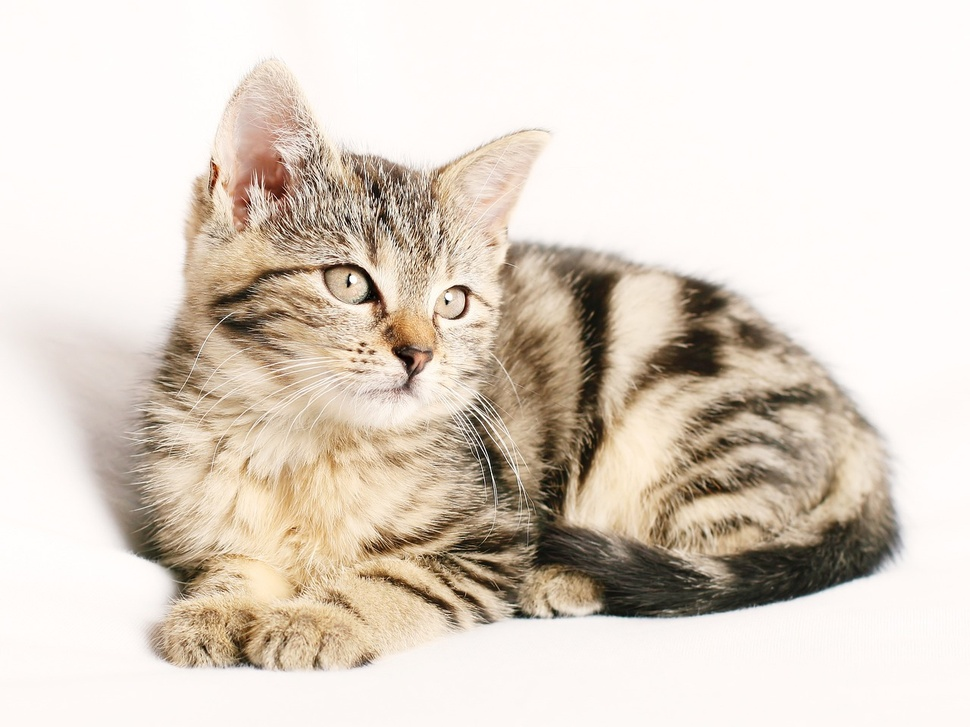
#> input picture Images/cat.jpg, 970 x 727 px, shrunk from 1280 x 960 before the run
$ jupyter execute splitmerge.ipynb
#> lines starting #> are read from the running program, lines starting #| are printed output that depends on the picture
[cell 1]
import cv2 as cv
import numpy as np

[cell 2]
img = cv.imread('Images/cat.jpg')
#> img is the input picture: shape (727, 970, 3); mean B, G, R 198.9, 210.7, 221.5
cv.imshow('Cat', img)

[cell 3]
blank = np.zeros(img.shape[:2], dtype='uint8')

[cell 4]
b, g, r = cv.split(img)
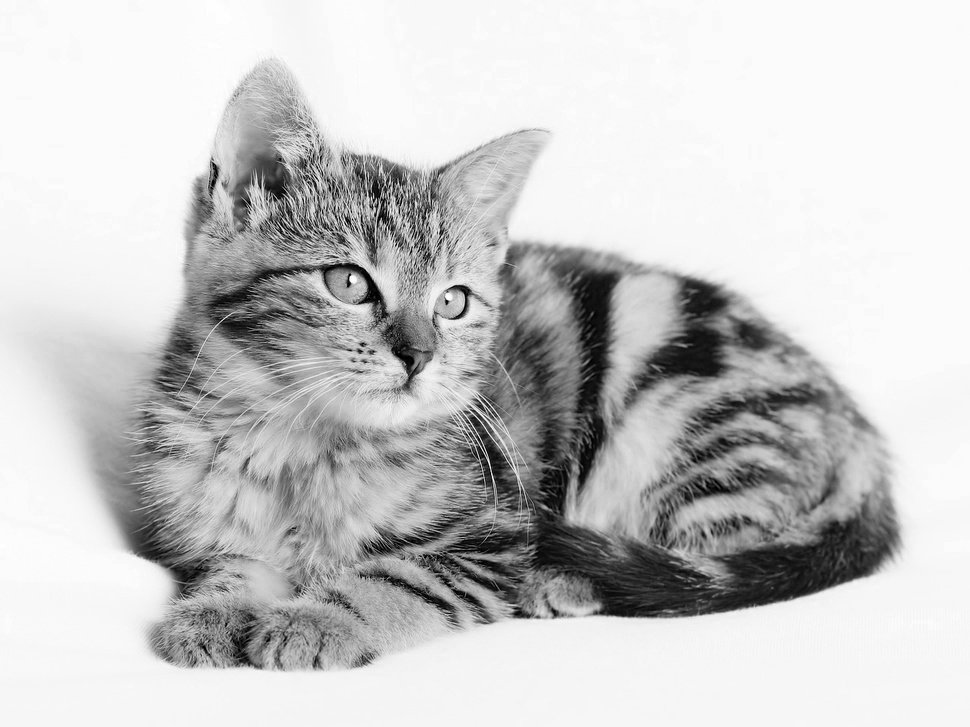
#> b: shape (727, 970); min 0, max 255, mean 198.9
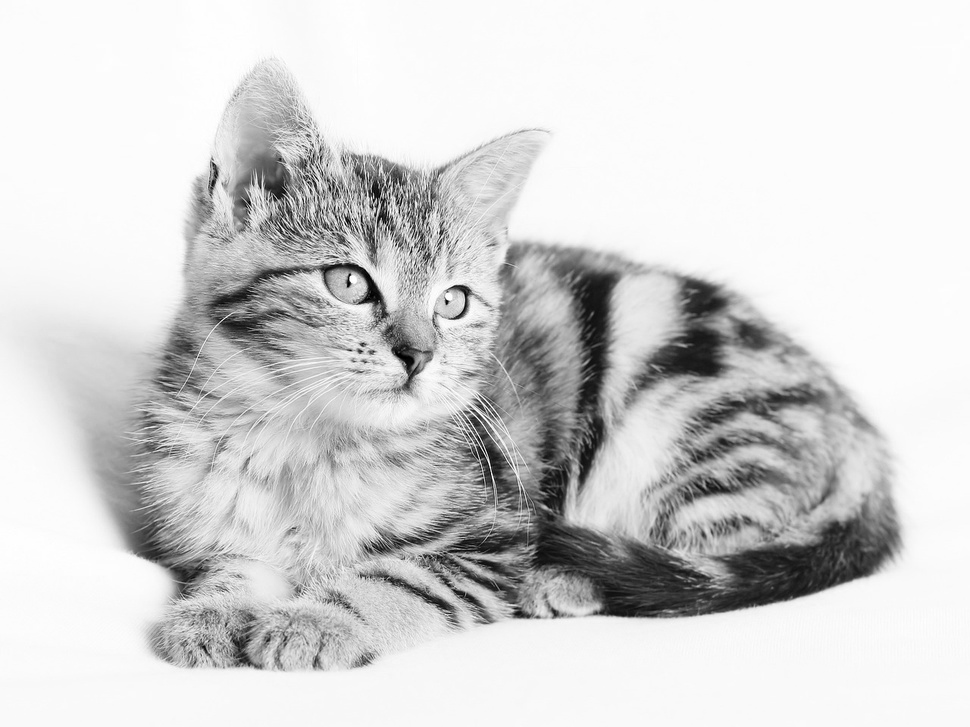
#> g: shape (727, 970); min 0, max 255, mean 210.7
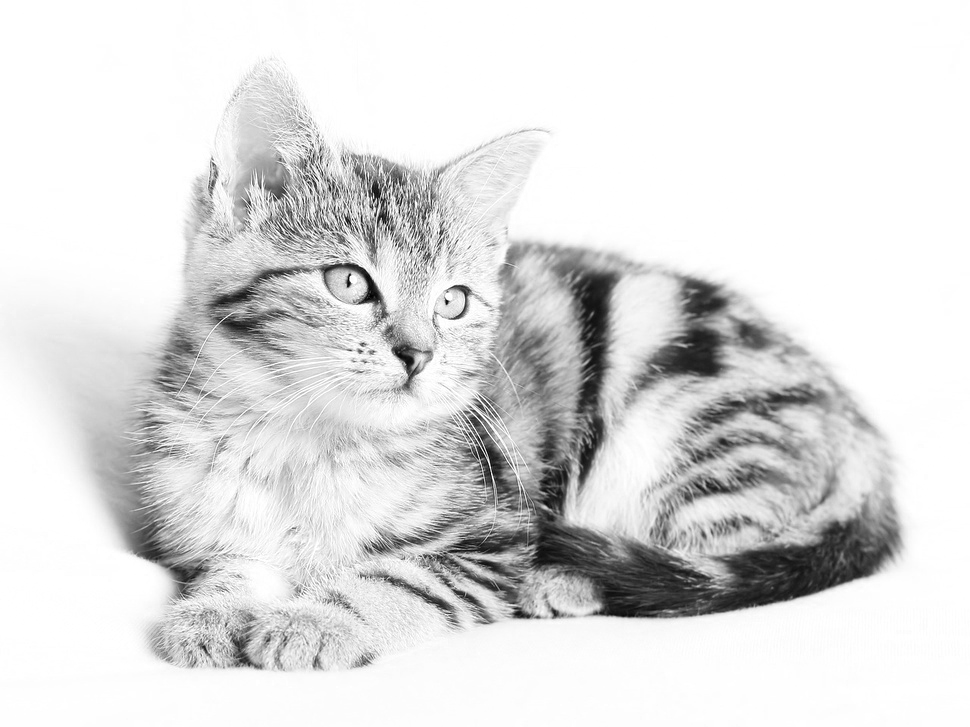
#> r: shape (727, 970); min 0, max 255, mean 221.5

[cell 5]
blue = cv.merge([b, blank, blank])
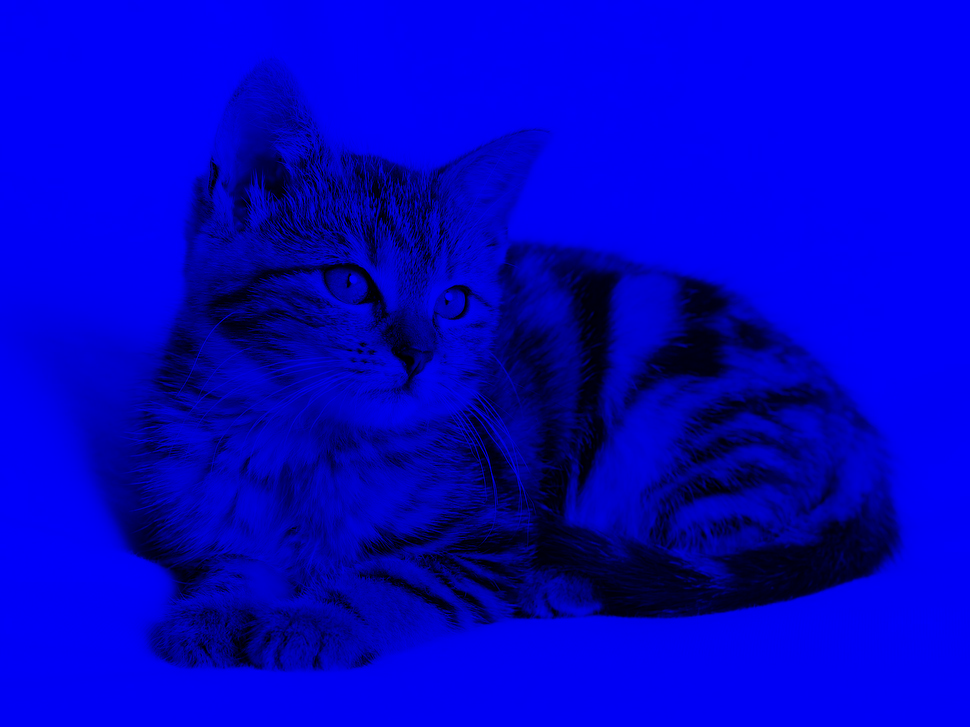
#> blue: shape (727, 970, 3); mean of channels 0, 1, 2 198.9, 0, 0; drawn as B, G, R
green = cv.merge([blank, g, blank])
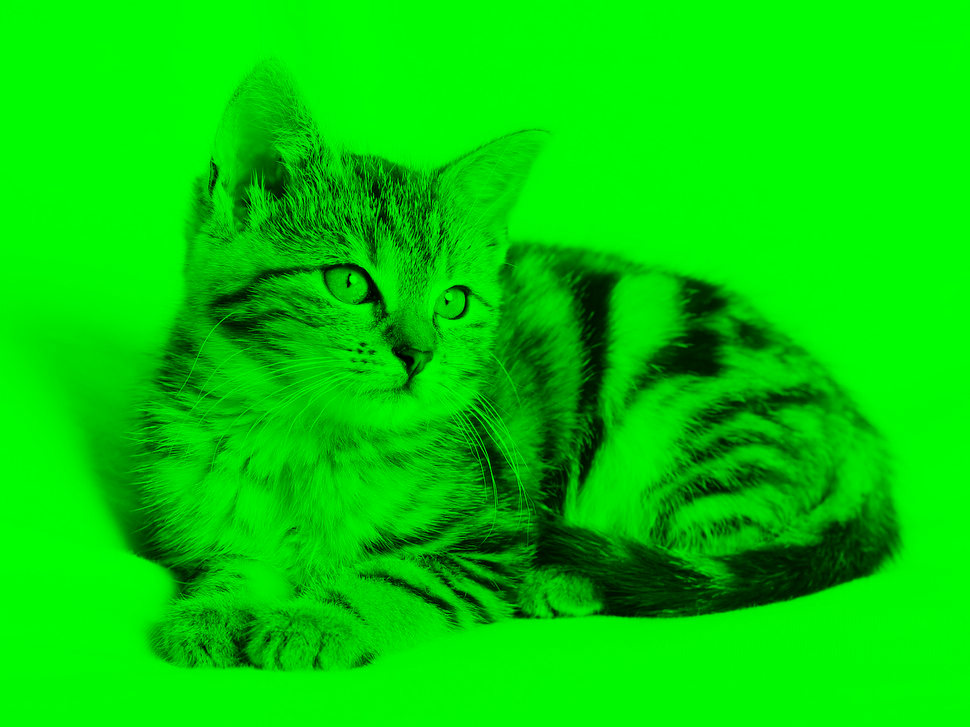
#> green: shape (727, 970, 3); mean of channels 0, 1, 2 0, 210.7, 0; drawn as B, G, R
red = cv.merge([blank, blank, r])
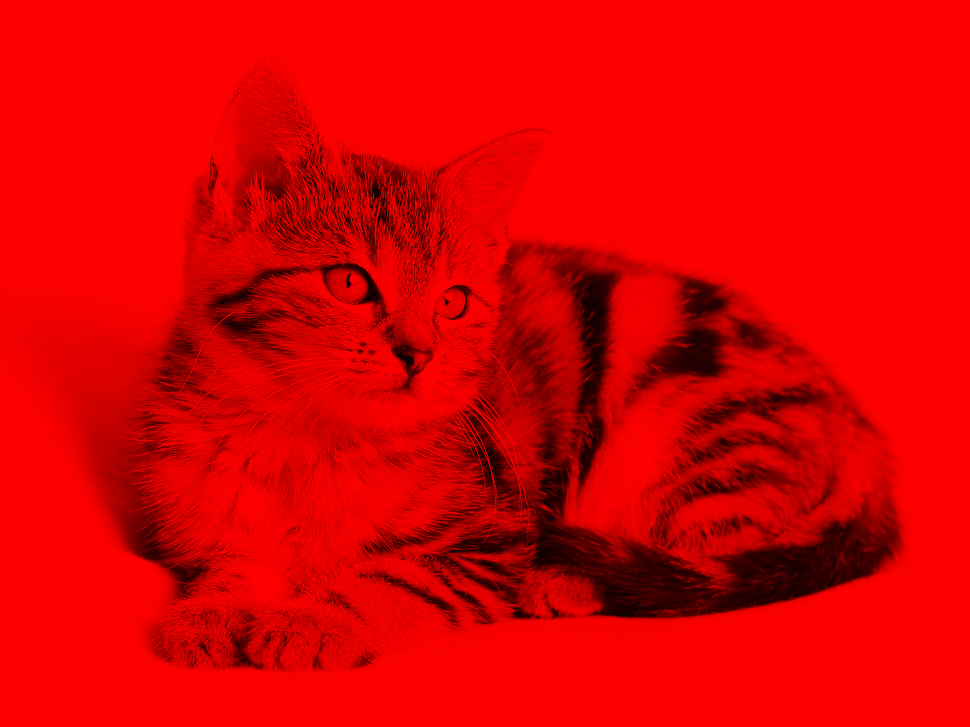
#> red: shape (727, 970, 3); mean of channels 0, 1, 2 0, 0, 221.5; drawn as B, G, R

$ run again, with Images/Group.jpg copied over Images/cat.jpg
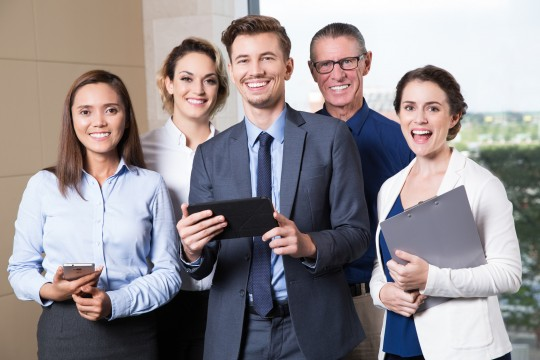
#> input picture Images/Group.jpg, 540 x 360 px
#> img is the input picture: shape (360, 540, 3); mean B, G, R 145, 141.8, 148.5
#> `green = cv.merge([blank, g, blank])`:
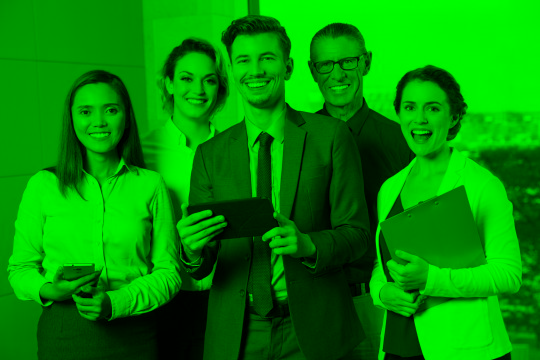
#> green: shape (360, 540, 3); mean of channels 0, 1, 2 0, 141.8, 0; drawn as B, G, R
#> `red = cv.merge([blank, blank, r])`:
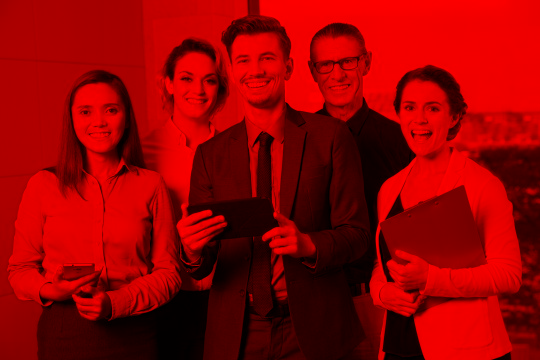
#> red: shape (360, 540, 3); mean of channels 0, 1, 2 0, 0, 148.5; drawn as B, G, R

$ run again, with Images/Group2.jpg copied over Images/cat.jpg
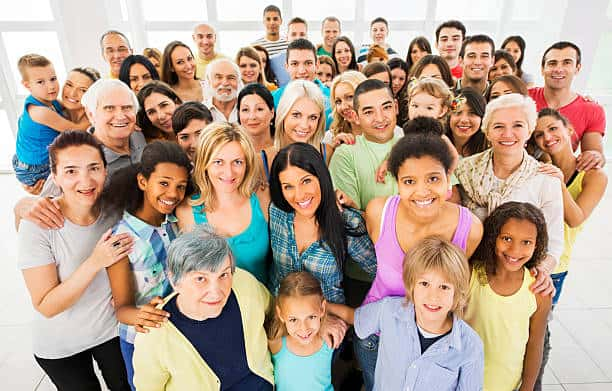
#> input picture Images/Group2.jpg, 612 x 391 px
#> img is the input picture: shape (391, 612, 3); mean B, G, R 146.8, 162, 182.3
#> `green = cv.merge([blank, g, blank])`:
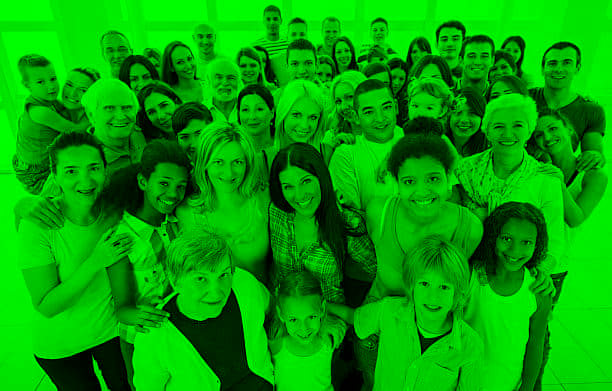
#> green: shape (391, 612, 3); mean of channels 0, 1, 2 0, 162, 0; drawn as B, G, R
#> `red = cv.merge([blank, blank, r])`:
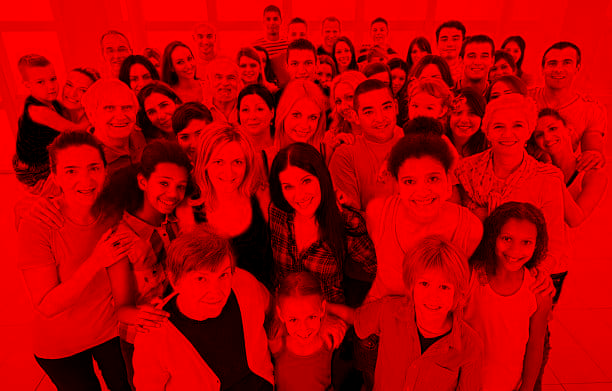
#> red: shape (391, 612, 3); mean of channels 0, 1, 2 0, 0, 182.3; drawn as B, G, R
